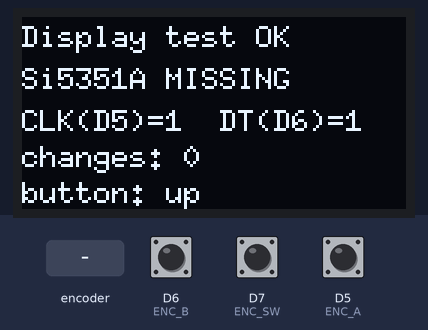
Bench run of a sketch on a simulated ESP8266 (NodeMCU). On the bench: 128×64 one-colour display. The inputs (shaded band) are chosen by the test bench; at power-on: D7 (ENC_SW) HIGH, D6 (ENC_B) HIGH, D5 (ENC_A) HIGH. What the sketch prints to the serial monitor is not drawn.

Above: at 1.6 s.
1.7 s: D7 (ENC_SW) pulled LOW for 0.15 s
At 1.8 s:
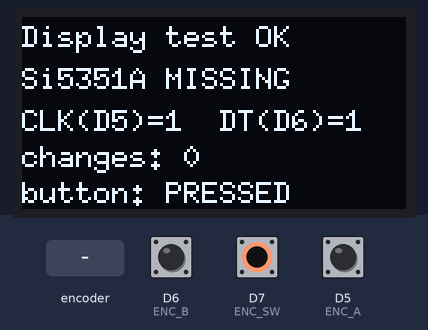
3.3 s: rotary encoder on D5 (ENC_A) / D6 (ENC_B) turned 3 steps (first pin leading)
At 4.4 s:
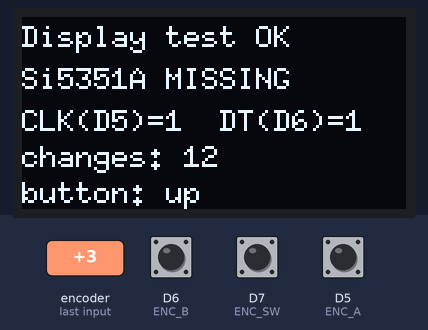
5.4 s: D7 (ENC_SW) pulled LOW for 1 s
At 6.2 s:
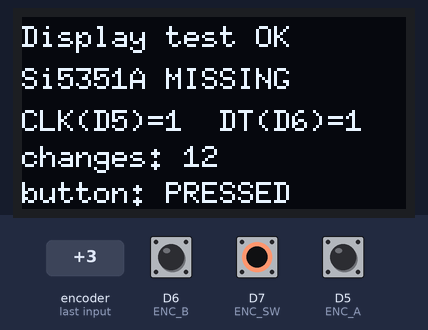
7.9 s: rotary encoder on D5 (ENC_A) / D6 (ENC_B) turned 1 step (first pin leading)
At 7.93 s:
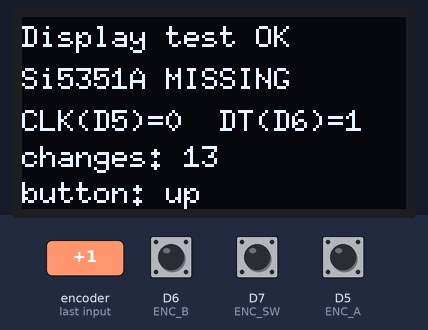
Timing chart, 0 to 10.6 s (numbered marks = the images above; inputs shaded):
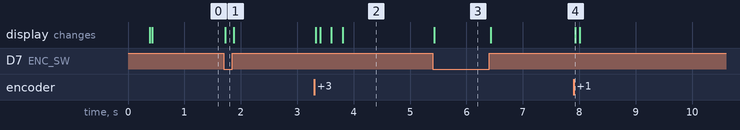

Measured:
- after the input at 1.7 s, the display: changes at once (image 1)
- after the input at 3.3 s, the display: first changes at once (image 2 shows a later state)
- after the input at 5.4 s, the display: changes at once (image 3)
- after the input at 7.9 s, the display: changes at once (image 4)

The sketch:

Si5351_Diag.ino
```cpp
/*
  Si5351_Diag — hardware check for the Si5351A web clock (NodeMCU / ESP8266)

  Upload, open Serial Monitor at 115200 baud, press the board's RST button and read the report.
  It checks: why the board last reset, supply voltage, the I2C bus (Si5351A + OLED),
  Wi-Fi (opens access point "Si5351-Test", page at http://192.168.4.1), and the encoder.
  Needs the same "U8g2" library as the main sketch.
*/
#include <ESP8266WiFi.h>
#include <ESP8266WebServer.h>
#include <Wire.h>
#include <U8g2lib.h>

ADC_MODE(ADC_VCC);   // lets ESP.getVcc() read the 3.3 V supply (A0 is unused here)

const int SDA_PIN = 4, SCL_PIN = 5;            // D2, D1
const int ENC_A = 14, ENC_B = 12, ENC_SW = 13; // D5, D6, D7

#define OLED_SH1106 1   // 1 = SH1106 (1.3"), 0 = SSD1306 (0.96"); text shifted ~2 px left = wrong setting
#if OLED_SH1106
U8G2_SH1106_128X64_NONAME_F_HW_I2C oled(U8G2_R0, U8X8_PIN_NONE, SCL_PIN, SDA_PIN);
#else
U8G2_SSD1306_128X64_NONAME_F_HW_I2C oled(U8G2_R0, U8X8_PIN_NONE, SCL_PIN, SDA_PIN);
#endif
ESP8266WebServer server(80);
String report;
bool haveOled = false;

void out(const String& s) { Serial.println(s); report += s + "\n"; }

bool present(uint8_t a) { Wire.beginTransmission(a); return Wire.endTransmission() == 0; }

String scan(int sda, int scl) {
  Wire.begin(sda, scl);
  Wire.setClock(100000);
  String found;
  for (uint8_t a = 1; a < 127; a++) if (present(a)) { found += " 0x"; found += String(a, HEX); }
  return found;
}

void setup() {
  Serial.begin(115200);
  delay(300);
  out("\n===== Si5351 hardware check =====");
  out("Reset reason : " + ESP.getResetReason());
  out("Supply (3V3) : " + String(ESP.getVcc() / 1000.0, 2) + " V   (should be 3.0 - 3.6 V)");
  out("Free heap    : " + String(ESP.getFreeHeap()) + " bytes");

  // I2C lines should idle HIGH (pulled up). LOW = short, missing power on a module, or wrong pin.
  pinMode(SDA_PIN, INPUT); pinMode(SCL_PIN, INPUT);
  delay(5);
  int sdaIdle = digitalRead(SDA_PIN), sclIdle = digitalRead(SCL_PIN);
  out(String("I2C idle     : SDA(D2)=") + (sdaIdle ? "HIGH ok" : "LOW  <-- problem") +
      "  SCL(D1)=" + (sclIdle ? "HIGH ok" : "LOW  <-- problem"));

  String f = scan(SDA_PIN, SCL_PIN);
  out("I2C devices  :" + (f.length() ? f : String(" none")));
  bool si = present(0x60);
  bool o3c = present(0x3C), o3d = present(0x3D);
  out(String("  Si5351A 0x60: ") + (si ? "FOUND" : "missing"));
  out(String("  OLED 0x3C/3D: ") + (o3c ? "FOUND at 0x3C" : o3d ? "FOUND at 0x3D" : "missing"));
  if (!si && !o3c && !o3d) {
    String s = scan(SCL_PIN, SDA_PIN);
    if (s.length()) out("  >>> Devices answer with D1/D2 SWAPPED:" + s + "  -> swap the SDA and SCL wires");
    Wire.begin(SDA_PIN, SCL_PIN);
  }

  if (o3c || o3d) {
    oled.setI2CAddress((o3c ? 0x3C : 0x3D) << 1);
    oled.begin();
    oled.clearBuffer();
    oled.setFont(u8g2_font_6x10_tf);
    oled.drawStr(0, 10, "Display test OK");
    oled.drawStr(0, 24, si ? "Si5351A found" : "Si5351A MISSING");
    oled.sendBuffer();
    haveOled = true;
    out("  OLED shows a test message now. If text is shifted ~2 px or garbled, flip OLED_SH1106.");
  }

  pinMode(ENC_A, INPUT_PULLUP); pinMode(ENC_B, INPUT_PULLUP); pinMode(ENC_SW, INPUT_PULLUP);
  out(String("Encoder idle : CLK(D5)=") + digitalRead(ENC_A) + " DT(D6)=" + digitalRead(ENC_B) +
      " SW(D7)=" + digitalRead(ENC_SW) + "   (SW should be 1 when not pressed)");

  WiFi.mode(WIFI_AP);
  bool ap = WiFi.softAP("Si5351-Test");
  out(String("Wi-Fi AP     : ") + (ap ? "\"Si5351-Test\" (no password) -> http://192.168.4.1" : "FAILED"));
  server.on("/", [] { server.send(200, "text/plain", report); });
  server.begin();
  out("Now turn the encoder and press it; changes are printed below.");
  out("If this banner keeps repeating, the board is resetting: check power.");
}

void loop() {
  server.handleClient();
  static int la = -1, lb = -1, ls = -1;
  static long steps = 0;
  static uint32_t beat = 0;
  int a = digitalRead(ENC_A), b = digitalRead(ENC_B), s = digitalRead(ENC_SW);
  if (a != la || b != lb) {
    if (la >= 0) { steps++; Serial.printf("encoder CLK=%d DT=%d  (changes: %ld)\n", a, b, steps); }
    la = a; lb = b;
  }
  static long shown = -1;
  static int shownS = -1;
  if (s != ls) {
    if (ls >= 0) Serial.println(s ? "button released" : "button PRESSED");
    ls = s;
  }
  if (haveOled && (steps != shown || s != shownS)) {   // live encoder panel on lines 3-5
    shown = steps; shownS = s;
    char t[32];
    oled.setDrawColor(0); oled.drawBox(0, 28, 128, 36); oled.setDrawColor(1);
    snprintf(t, sizeof t, "CLK(D5)=%d  DT(D6)=%d", a, b);
    oled.drawStr(0, 38, t);
    snprintf(t, sizeof t, "changes: %ld", steps);
    oled.drawStr(0, 50, t);
    oled.drawStr(0, 62, s ? "button: up" : "button: PRESSED");
    oled.sendBuffer();
  }
  if (millis() - beat > 5000) {
    beat = millis();
    Serial.printf("alive  %lus  supply %.2f V  AP clients %d\n", (unsigned long)(millis() / 1000),
                  ESP.getVcc() / 1000.0, WiFi.softAPgetStationNum());
  }
}
```
